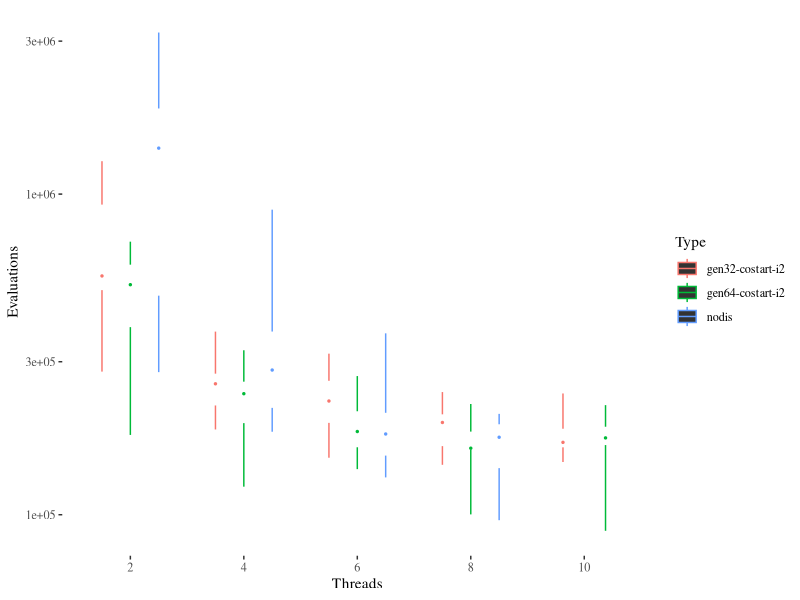
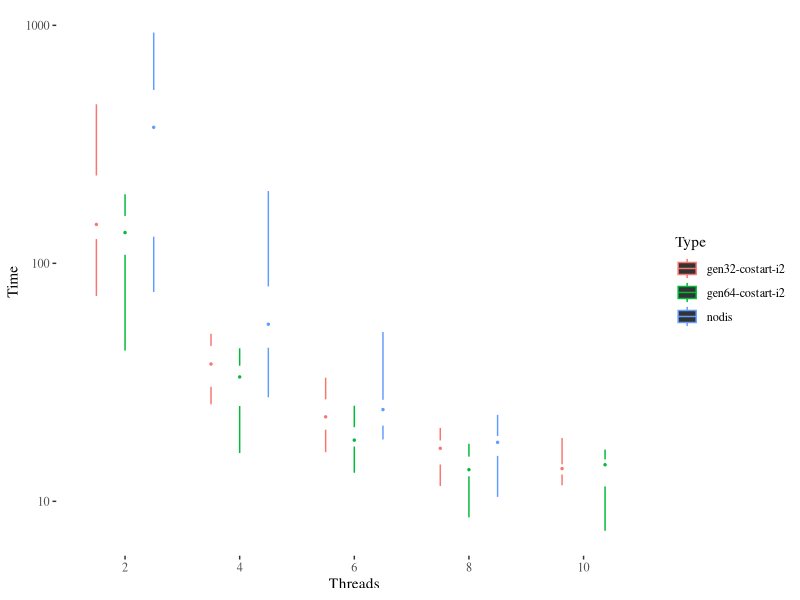
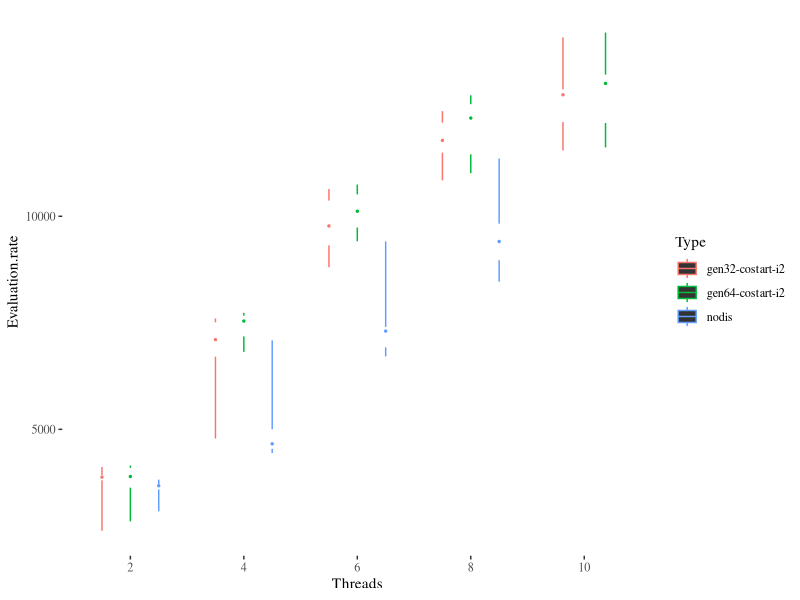

Generate these figures, in order, with R: (Note: this script raises an error after producing the figures.)
library(ggplot2)
library(ggthemes)
library(rstatix)
library(tidyverse)

data.raw <- read.csv("leading-ones-ppsn.csv")
data <- data.raw[data.raw$Type == "gen32-costart-i2" | data.raw$Type == "gen64-costart-i2" | data.raw$Type == "nodis",]
data$Threads <- as.factor(data$Threads)
data$Evaluation.rate <- data$Evaluations/data$Time
data$Type <- as.factor(data$Type)
data.t <- as_tibble(data)
summaries <- data %>% group_by(Type,Threads) %>% summarise(medianE=median(Evaluations,na.rm=TRUE),medianT=median(Time,na.rm=TRUE),medianR=median(Evaluation.rate,na.rm=TRUE))
ggplot(data,aes(x=Threads,y=Evaluations,color=Type))+geom_tufteboxplot()+theme_tufte()+scale_y_log10()
ggplot(data,aes(x=Threads,y=Time,color=Type))+geom_tufteboxplot()+theme_tufte()+scale_y_log10()
ggplot(data,aes(x=Threads,y=Evaluation.rate,color=Type))+geom_tufteboxplot()+theme_tufte()

# Wilcox test
data$type.threads <- paste0(data$Type,data$Threads)
wilcox.df.e <- data.frame()
wilcox.df.t <- data.frame()

for (threads in c(2,4,6,8,10)) {
  this.w.e <- wilcox.test(data[data$type.threads==paste0("nodis",threads),]$Evaluations, data[data$type.threads==paste0("gen64-costart-i2",threads),]$Evaluations)
  wilcox.df.e <- rbind(wilcox.df.e,
                       data.frame(threads=threads,
                                  wilcoxon=this.w.e$p.value,
                                  significant= (this.w.e$p.value < 0.10)))
  this.w.t <- wilcox.test(data[data$type.threads==paste0("nodis",threads),]$Time, data[data$type.threads==paste0("gen64-costart-i2",threads),]$Time)
  wilcox.df.t <- rbind(wilcox.df.t,
                       data.frame(threads=threads,
                                  wilcoxon=this.w.t$p.value,
                                  significant= (this.w.t$p.value < 0.10)))
}
